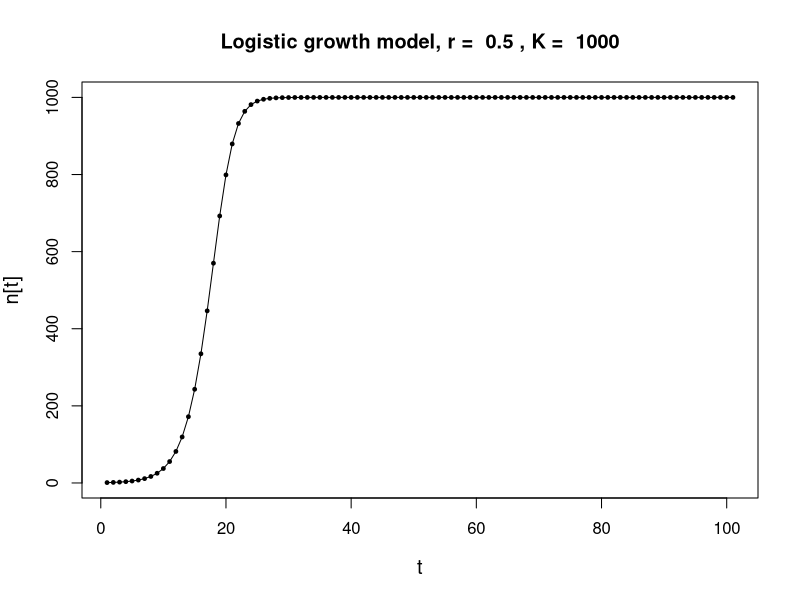

R code for this plot:
# Logistic growth model (discrete time) v1.0
# Author: Meghann Mears
# Date: 10/06/2015
# Accompanying blog piece: https://meghannmears.wordpress.com/2015/06/10/population-dynamics-as-signals-and-systems/ 

r <- 0.5 # growth rate
K <- 1000 # carrying capacity

tmax <- 100 # number of time steps to simulate
n0 <- 1 # population size at t = 0

# Initialise array to store population size over time
n <- array(dim=tmax+1) 
n[1] <- n0

# Perform simulation
for (t in 1:tmax) {
	n[t+1] <- n[t] + r * n[t] * (1-(n[t]/K)) # this is the growth model
}

# Print population size array
n

# Plot population size over time
plot(n, xlab="t", ylab="n[t]", type="o", pch=19, cex=0.5, cex.lab=1.2,
	main=paste("Logistic growth model, r = ", r, ", K = ", K))

